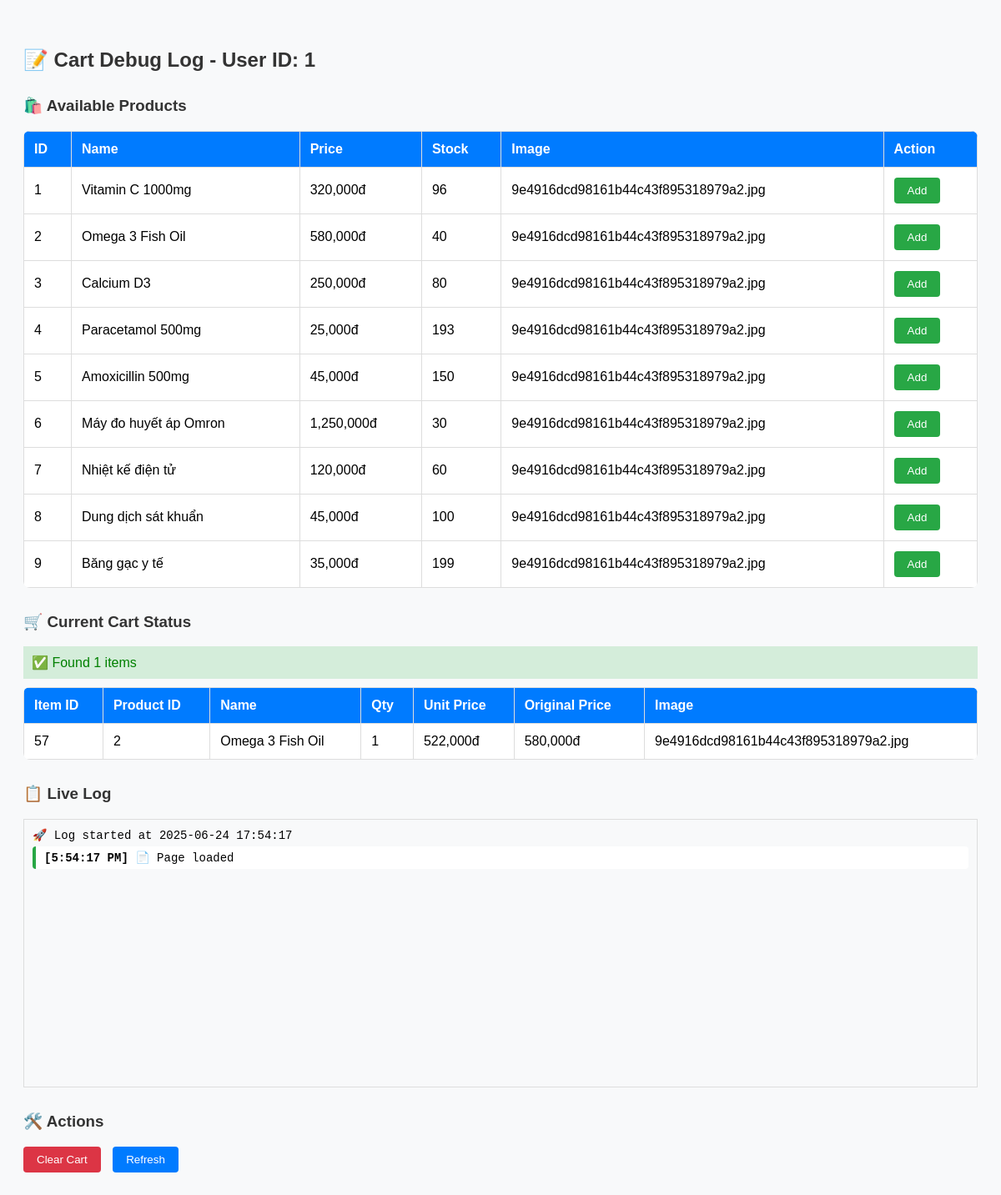
Screenshot of /debug/cart_log.php (signed in) with the database file from the repository.
### tables this page shows
CREATE TABLE `products` (
  `product_id` int(11) NOT NULL,
  `category_id` int(11) DEFAULT NULL,
  `name` varchar(255) NOT NULL,
  `description` text DEFAULT NULL,
  `price` decimal(16,0) NOT NULL,
  `stock` int(11) DEFAULT 0,
  `image_url` text DEFAULT NULL,
  `is_active` tinyint(1) DEFAULT 1,
  `created_at` timestamp NOT NULL DEFAULT current_timestamp(),
  `updated_at` datetime DEFAULT current_timestamp() ON UPDATE current_timestamp()
);

CREATE TABLE `order_items` (
  `item_id` int(11) NOT NULL,
  `order_id` int(11) NOT NULL,
  `product_id` int(11) NOT NULL,
  `quantity` int(11) NOT NULL,
  `unit_price` decimal(16,0) NOT NULL
);

### debug/cart_log.php (the view, shortened to what this page needs)
<?php
require_once '../includes/db.php';
$user_id = $_SESSION['user_id'];
?>
<!DOCTYPE html>
<html>
<head>
</head>
<body>
<h2>📝 Cart Debug Log - User ID: <?php echo $user_id; ?></h2>
<?php
echo "<h3>🛍️ Available Products</h3>";
$sql = "SELECT product_id, name, price, stock, image_url FROM products ORDER BY product_id LIMIT 10";
$result = $conn->query($sql);
$products = $result->fetch_all(MYSQLI_ASSOC);
echo "<table>";
echo "<tr><th>ID</th><th>Name</th><th>Price</th><th>Stock</th><th>Image</th><th>Action</th></tr>";
foreach ($products as $product) {
    echo "<tr>";
    echo "<td>{$product['product_id']}</td>";
    echo "<td>" . htmlspecialchars($product['name']) . "</td>";
    echo "<td>" . number_format($product['price']) . "đ</td>";
    echo "<td>{$product['stock']}</td>";
    echo "<td>" . basename($product['image_url'] ?: 'N/A') . "</td>";
    echo "<td><button onclick='addToCartAPI({$product['product_id']})' class='btn'>Add</button></td>";
    echo "</tr>";
}
echo "</table>";
echo "<h3>🛒 Current Cart Status</h3>";
$sql = "
    SELECT
        o.order_id, o.total,
        oi.item_id, oi.product_id, oi.quantity, oi.unit_price,
        p.name, p.image_url, p.stock, p.price
    FROM orders o
    JOIN order_items oi ON o.order_id = oi.order_id
    JOIN products p ON oi.product_id = p.product_id
    WHERE o.user_id = ? AND o.status = 'cart'
    ORDER BY oi.item_id DESC
";
$stmt = $conn->prepare($sql);
$stmt->bind_param('i', $user_id);
$stmt->execute();
$cart_items = $stmt->get_result()->fetch_all(MYSQLI_ASSOC);
if (empty($cart_items)) {
    echo "<div style='color: orange; padding: 10px; background: #fff3cd;'>⚠️ Cart is empty</div>";
} else {
    echo "<div style='color: green; padding: 10px; background: #d4edda;'>✅ Found " . count($cart_items) . " items</div>";
    echo "<table>";
    echo "<tr><th>Item ID</th><th>Product ID</th><th>Name</th><th>Qty</th><th>Unit Price</th><th>Original Price</th><th>Image</th></tr>";
    foreach ($cart_items as $item) {
        echo "<tr>";
        echo "<td>{$item['item_id']}</td>";
        echo "<td>{$item['product_id']}</td>";
        echo "<td>" . htmlspecialchars($item['name']) . "</td>";
        echo "<td>{$item['quantity']}</td>";
        echo "<td>" . number_format($item['unit_price']) . "đ</td>";
        echo "<td>" . number_format($item['price']) . "đ</td>";
        echo "<td>" . basename($item['image_url'] ?: 'N/A') . "</td>";
        echo "</tr>";
    }
    echo "</table>";
}
?>
<h3>📋 Live Log</h3>
<div id='log-area' style='height: 300px; overflow-y: auto; border: 1px solid #ddd; padding: 10px; background: #f8f9fa;'>
    <div class='log-entry'>🚀 Log started at <?php echo date('Y-m-d H:i:s'); ?></div>
</div>
<h3>🛠️ Actions</h3>
<button onclick='clearCart()' class='btn btn-danger' style='margin-right: 10px;'>Clear Cart</button>
<button onclick='location.reload()' class='btn btn-primary'>Refresh</button>
</body>
</html>

### debug/cart_log.php (style rules this page uses)
body { font-family: Arial, sans-serif; padding: 20px; background: #f8f9fa; }
table { width: 100%; margin: 10px 0; background: white; border-radius: 8px; overflow: hidden; border-collapse: collapse; }
th, td { padding: 12px; border: 1px solid #ddd; text-align: left; }
th { background: #007bff; color: white; font-weight: 600; }
h2, h3 { color: #333; margin-top: 30px; }
.btn { padding: 8px 16px; border: none; border-radius: 4px; cursor: pointer; font-weight: 500; transition: all 0.3s ease; background: #28a745; color: white; }
.btn-danger { background: #dc3545; }
.btn-primary { background: #007bff; }
.log-entry { font-family: 'Courier New', monospace; font-size: 14px; }
#log-area { font-family: 'Courier New', monospace; }

### rows the page displays
products: product_id "1", name "Vitamin C 1000mg", price "320,000", stock "96", image_url "9e4916dcd98161b44c43f895318979a2.jpg"
products: product_id "2", name "Omega 3 Fish Oil", price "580,000", stock "40", image_url "9e4916dcd98161b44c43f895318979a2.jpg"
products: product_id "3", name "Calcium D3", price "250,000", stock "80", image_url "9e4916dcd98161b44c43f895318979a2.jpg"
products: product_id "4", name "Paracetamol 500mg", price "25,000", stock "193", image_url "9e4916dcd98161b44c43f895318979a2.jpg"
products: product_id "5", name "Amoxicillin 500mg", price "45,000", stock "150", image_url "9e4916dcd98161b44c43f895318979a2.jpg"
products: product_id "6", name "Máy đo huyết áp Omron", price "1,250,000", stock "30", image_url "9e4916dcd98161b44c43f895318979a2.jpg"
products: product_id "7", name "Nhiệt kế điện tử", price "120,000", stock "60", image_url "9e4916dcd98161b44c43f895318979a2.jpg"
products: product_id "8", name "Dung dịch sát khuẩn", price "45,000", stock "100", image_url "9e4916dcd98161b44c43f895318979a2.jpg"
products: product_id "9", name "Băng gạc y tế", price "35,000", stock "199", image_url "9e4916dcd98161b44c43f895318979a2.jpg"
order_items: item_id "57", product "2", product.name "Omega 3 Fish Oil", quantity "1", unit_price "522,000", product.price "580,000", product.image_url "9e4916dcd98161b44c43f895318979a2.jpg"

### other values shown
$user_id "1"
count($cart_items) "1"
